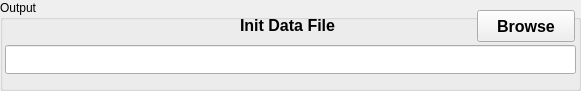
  <widget class="QGroupBox" name="groupBoxOutput">
   <property name="geometry">
    <rect>
     <x>15</x>
     <y>290</y>
     <width>581</width>
     <height>91</height>
    </rect>
   </property>
   <property name="title">
    <string>Output</string>
   </property>
   <widget class="QLabel" name="textLabel2">
    <property name="geometry">
     <rect>
      <x>240</x>
      <y>10</y>
      <width>131</width>
      <height>31</height>
     </rect>
    </property>
    <property name="font">
     <font>
      <pointsize>12</pointsize>
      <weight>75</weight>
      <bold>true</bold>
     </font>
    </property>
    <property name="text">
     <string>Init Data File</string>
    </property>
   </widget>
   <widget class="QPushButton" name="pushButtonInitDataFile">
    <property name="geometry">
     <rect>
      <x>477</x>
      <y>10</y>
      <width>98</width>
      <height>32</height>
     </rect>
    </property>
    <property name="font">
     <font>
      <family>Arial</family>
      <pointsize>12</pointsize>
      <weight>75</weight>
      <bold>true</bold>
     </font>
    </property>
    <property name="text">
     <string>Browse</string>
    </property>
    <property name="autoDefault">
     <bool>false</bool>
    </property>
   </widget>
   <widget class="QLineEdit" name="lineEditInitDataFile">
    <property name="geometry">
     <rect>
      <x>5</x>
      <y>45</y>
      <width>571</width>
      <height>29</height>
     </rect>
    </property>
    <property name="font">
     <font>
      <pointsize>11</pointsize>
      <weight>75</weight>
      <bold>true</bold>
     </font>
    </property>
   </widget>
  </widget>
